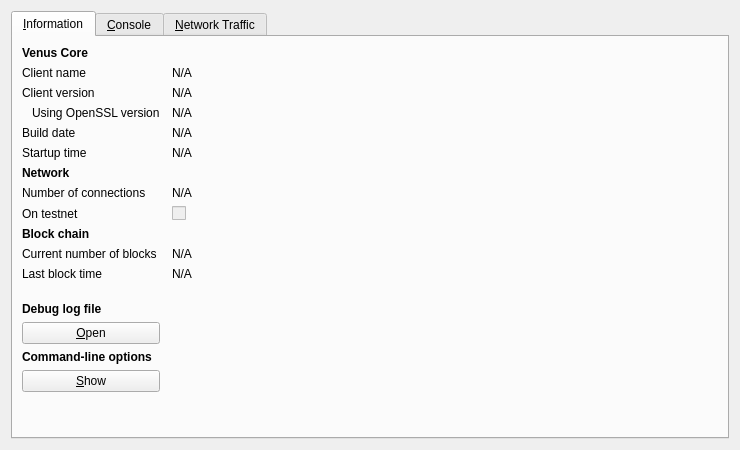
<?xml version="1.0" encoding="UTF-8"?>
<ui version="4.0">
 <class>RPCConsole</class>
 <widget class="QDialog" name="RPCConsole">
  <property name="geometry">
   <rect>
    <x>0</x>
    <y>0</y>
    <width>740</width>
    <height>450</height>
   </rect>
  </property>
  <property name="windowTitle">
   <string>Venus - Debug window</string>
  </property>
  <layout class="QVBoxLayout" name="verticalLayout_2">
   <item>
    <widget class="QTabWidget" name="tabWidget">
     <property name="currentIndex">
      <number>0</number>
     </property>
     <widget class="QWidget" name="tab_info">
      <attribute name="title">
       <string>&amp;Information</string>
      </attribute>
      <layout class="QGridLayout" name="gridLayout" columnstretch="0,1">
       <property name="horizontalSpacing">
        <number>12</number>
       </property>
       <item row="0" column="0">
        <widget class="QLabel" name="label_9">
         <property name="font">
          <font>
           <weight>75</weight>
           <bold>true</bold>
          </font>
         </property>
         <property name="text">
          <string>Venus Core</string>
         </property>
        </widget>
       </item>
       <item row="1" column="0">
        <widget class="QLabel" name="label_5">
         <property name="text">
          <string>Client name</string>
         </property>
        </widget>
       </item>
       <item row="1" column="1">
        <widget class="QLabel" name="clientName">
         <property name="cursor">
          <cursorShape>IBeamCursor</cursorShape>
         </property>
         <property name="text">
          <string>N/A</string>
         </property>
         <property name="textFormat">
          <enum>Qt::PlainText</enum>
         </property>
         <property name="textInteractionFlags">
          <set>Qt::LinksAccessibleByMouse|Qt::TextSelectableByKeyboard|Qt::TextSelectableByMouse</set>
         </property>
        </widget>
       </item>
       <item row="2" column="0">
        <widget class="QLabel" name="label_6">
         <property name="text">
          <string>Client version</string>
         </property>
        </widget>
       </item>
       <item row="2" column="1">
        <widget class="QLabel" name="clientVersion">
         <property name="cursor">
          <cursorShape>IBeamCursor</cursorShape>
         </property>
         <property name="text">
          <string>N/A</string>
         </property>
         <property name="textFormat">
          <enum>Qt::PlainText</enum>
         </property>
         <property name="textInteractionFlags">
          <set>Qt::LinksAccessibleByMouse|Qt::TextSelectableByKeyboard|Qt::TextSelectableByMouse</set>
         </property>
        </widget>
       </item>
       <item row="3" column="0">
        <widget class="QLabel" name="label_14">
         <property name="text">
          <string>Using OpenSSL version</string>
         </property>
         <property name="indent">
          <number>10</number>
         </property>
        </widget>
       </item>
       <item row="3" column="1">
        <widget class="QLabel" name="openSSLVersion">
         <property name="cursor">
          <cursorShape>IBeamCursor</cursorShape>
         </property>
         <property name="text">
          <string>N/A</string>
         </property>
         <property name="textFormat">
          <enum>Qt::PlainText</enum>
         </property>
         <property name="textInteractionFlags">
          <set>Qt::LinksAccessibleByMouse|Qt::TextSelectableByKeyboard|Qt::TextSelectableByMouse</set>
         </property>
        </widget>
       </item>
       <item row="4" column="0">
        <widget class="QLabel" name="label_12">
         <property name="text">
          <string>Build date</string>
         </property>
        </widget>
       </item>
       <item row="4" column="1">
        <widget class="QLabel" name="buildDate">
         <property name="cursor">
          <cursorShape>IBeamCursor</cursorShape>
         </property>
         <property name="text">
          <string>N/A</string>
         </property>
         <property name="textFormat">
          <enum>Qt::PlainText</enum>
         </property>
         <property name="textInteractionFlags">
          <set>Qt::LinksAccessibleByMouse|Qt::TextSelectableByKeyboard|Qt::TextSelectableByMouse</set>
         </property>
        </widget>
       </item>
       <item row="5" column="0">
        <widget class="QLabel" name="label_13">
         <property name="text">
          <string>Startup time</string>
         </property>
        </widget>
       </item>
       <item row="5" column="1">
        <widget class="QLabel" name="startupTime">
         <property name="cursor">
          <cursorShape>IBeamCursor</cursorShape>
         </property>
         <property name="text">
          <string>N/A</string>
         </property>
         <property name="textFormat">
          <enum>Qt::PlainText</enum>
         </property>
         <property name="textInteractionFlags">
          <set>Qt::LinksAccessibleByMouse|Qt::TextSelectableByKeyboard|Qt::TextSelectableByMouse</set>
         </property>
        </widget>
       </item>
       <item row="6" column="0">
        <widget class="QLabel" name="label_11">
         <property name="font">
          <font>
           <weight>75</weight>
           <bold>true</bold>
          </font>
         </property>
         <property name="text">
          <string>Network</string>
         </property>
        </widget>
       </item>
       <item row="7" column="0">
        <widget class="QLabel" name="label_7">
         <property name="text">
          <string>Number of connections</string>
         </property>
        </widget>
       </item>
       <item row="7" column="1">
        <widget class="QLabel" name="numberOfConnections">
         <property name="cursor">
          <cursorShape>IBeamCursor</cursorShape>
         </property>
         <property name="text">
          <string>N/A</string>
         </property>
         <property name="textFormat">
          <enum>Qt::PlainText</enum>
         </property>
         <property name="textInteractionFlags">
          <set>Qt::LinksAccessibleByMouse|Qt::TextSelectableByKeyboard|Qt::TextSelectableByMouse</set>
         </property>
        </widget>
       </item>
       <item row="8" column="0">
        <widget class="QLabel" name="label_8">
         <property name="text">
          <string>On testnet</string>
         </property>
        </widget>
       </item>
       <item row="8" column="1">
        <widget class="QCheckBox" name="isTestNet">
         <property name="enabled">
          <bool>false</bool>
         </property>
         <property name="text">
          <string/>
         </property>
        </widget>
       </item>
       <item row="9" column="0">
        <widget class="QLabel" name="label_10">
         <property name="font">
          <font>
           <weight>75</weight>
           <bold>true</bold>
          </font>
         </property>
         <property name="text">
          <string>Block chain</string>
         </property>
        </widget>
       </item>
       <item row="10" column="0">
        <widget class="QLabel" name="label_3">
         <property name="text">
          <string>Current number of blocks</string>
         </property>
        </widget>
       </item>
       <item row="10" column="1">
        <widget class="QLabel" name="numberOfBlocks">
         <property name="cursor">
          <cursorShape>IBeamCursor</cursorShape>
         </property>
         <property name="text">
          <string>N/A</string>
         </property>
         <property name="textFormat">
          <enum>Qt::PlainText</enum>
         </property>
         <property name="textInteractionFlags">
          <set>Qt::LinksAccessibleByMouse|Qt::TextSelectableByKeyboard|Qt::TextSelectableByMouse</set>
         </property>
        </widget>
       </item>
       <item row="11" column="0">
        <widget class="QLabel" name="label_2">
         <property name="text">
          <string>Last block time</string>
         </property>
        </widget>
       </item>
       <item row="11" column="1">
        <widget class="QLabel" name="lastBlockTime">
         <property name="cursor">
          <cursorShape>IBeamCursor</cursorShape>
         </property>
         <property name="text">
          <string>N/A</string>
         </property>
         <property name="textFormat">
          <enum>Qt::PlainText</enum>
         </property>
         <property name="textInteractionFlags">
          <set>Qt::LinksAccessibleByMouse|Qt::TextSelectableByKeyboard|Qt::TextSelectableByMouse</set>
         </property>
        </widget>
       </item>
       <item row="12" column="0">
        <spacer name="verticalSpacer_2">
         <property name="orientation">
          <enum>Qt::Vertical</enum>
         </property>
         <property name="sizeHint" stdset="0">
          <size>
           <width>20</width>
           <height>20</height>
          </size>
         </property>
        </spacer>
       </item>
       <item row="13" column="0">
        <widget class="QLabel" name="labelDebugLogfile">
         <property name="font">
          <font>
           <weight>75</weight>
           <bold>true</bold>
          </font>
         </property>
         <property name="text">
          <string>Debug log file</string>
         </property>
        </widget>
       </item>
       <item row="14" column="0">
        <widget class="QPushButton" name="openDebugLogfileButton">
         <property name="toolTip">
          <string>Open the Venus debug log file from the current data directory. This can take a few seconds for large log files.</string>
         </property>
         <property name="text">
          <string>&amp;Open</string>
         </property>
         <property name="autoDefault">
          <bool>false</bool>
         </property>
        </widget>
       </item>
       <item row="15" column="0">
        <widget class="QLabel" name="labelCLOptions">
         <property name="font">
          <font>
           <weight>75</weight>
           <bold>true</bold>
          </font>
         </property>
         <property name="text">
          <string>Command-line options</string>
         </property>
        </widget>
       </item>
       <item row="16" column="0">
        <widget class="QPushButton" name="showCLOptionsButton">
         <property name="toolTip">
          <string>Show the Venus-Qt help message to get a list with possible Venus command-line options.</string>
         </property>
         <property name="text">
          <string>&amp;Show</string>
         </property>
         <property name="autoDefault">
          <bool>false</bool>
         </property>
        </widget>
       </item>
       <item row="17" column="0">
        <spacer name="verticalSpacer">
         <property name="orientation">
          <enum>Qt::Vertical</enum>
         </property>
         <property name="sizeHint" stdset="0">
          <size>
           <width>20</width>
           <height>40</height>
          </size>
         </property>
        </spacer>
       </item>
      </layout>
     </widget>
     <widget class="QWidget" name="tab_console">
      <attribute name="title">
       <string>&amp;Console</string>
      </attribute>
      <layout class="QVBoxLayout" name="verticalLayout_3">
       <property name="spacing">
        <number>3</number>
       </property>
       <item>
        <widget class="QTextEdit" name="messagesWidget">
         <property name="minimumSize">
          <size>
           <width>0</width>
           <height>100</height>
          </size>
         </property>
         <property name="readOnly">
          <bool>true</bool>
         </property>
         <property name="tabKeyNavigation" stdset="0">
          <bool>false</bool>
         </property>
         <property name="columnCount" stdset="0">
          <number>2</number>
         </property>
        </widget>
       </item>
       <item>
        <layout class="QHBoxLayout" name="horizontalLayout">
         <property name="spacing">
          <number>3</number>
         </property>
         <item>
          <widget class="QLabel" name="label">
           <property name="text">
            <string notr="true">&gt;</string>
           </property>
          </widget>
         </item>
         <item>
          <widget class="QLineEdit" name="lineEdit"/>
         </item>
         <item>
          <widget class="QPushButton" name="clearButton">
           <property name="maximumSize">
            <size>
             <width>24</width>
             <height>24</height>
            </size>
           </property>
           <property name="toolTip">
            <string>Clear console</string>
           </property>
           <property name="text">
            <string/>
           </property>
           <property name="icon">
            <iconset resource="../bitcoin.qrc">
             <normaloff>:/icons/remove</normaloff>:/icons/remove</iconset>
           </property>
           <property name="shortcut">
            <string notr="true">Ctrl+L</string>
           </property>
           <property name="autoDefault">
            <bool>false</bool>
           </property>
          </widget>
         </item>
        </layout>
       </item>
      </layout>
     </widget>
     <widget class="QWidget" name="tab">
      <attribute name="title">
       <string>&amp;Network Traffic</string>
      </attribute>
      <layout class="QHBoxLayout" name="horizontalLayout_3">
       <item>
        <layout class="QVBoxLayout" name="verticalLayout_4">
         <item>
          <widget class="TrafficGraphWidget" name="trafficGraph" native="true">
           <property name="sizePolicy">
            <sizepolicy hsizetype="Expanding" vsizetype="Expanding">
             <horstretch>0</horstretch>
             <verstretch>0</verstretch>
            </sizepolicy>
           </property>
          </widget>
         </item>
         <item>
          <layout class="QHBoxLayout" name="horizontalLayout_2">
           <item>
            <widget class="QSlider" name="sldGraphRange">
             <property name="minimum">
              <number>1</number>
             </property>
             <property name="maximum">
              <number>288</number>
             </property>
             <property name="pageStep">
              <number>12</number>
             </property>
             <property name="value">
              <number>6</number>
             </property>
             <property name="orientation">
              <enum>Qt::Horizontal</enum>
             </property>
            </widget>
           </item>
           <item>
            <widget class="QLabel" name="lblGraphRange">
             <property name="minimumSize">
              <size>
               <width>100</width>
               <height>0</height>
              </size>
             </property>
             <property name="alignment">
              <set>Qt::AlignCenter</set>
             </property>
            </widget>
           </item>
           <item>
            <widget class="QPushButton" name="btnClearTrafficGraph">
             <property name="text">
              <string>&amp;Clear</string>
             </property>
            </widget>
           </item>
          </layout>
         </item>
        </layout>
       </item>
       <item>
        <layout class="QVBoxLayout" name="verticalLayout">
         <item>
          <widget class="QGroupBox" name="groupBox">
           <property name="title">
            <string>Totals</string>
           </property>
           <layout class="QVBoxLayout" name="verticalLayout_5">
            <item>
             <layout class="QHBoxLayout" name="horizontalLayout_4">
              <item>
               <widget class="Line" name="line">
                <property name="sizePolicy">
                 <sizepolicy hsizetype="Fixed" vsizetype="Fixed">
                  <horstretch>0</horstretch>
                  <verstretch>0</verstretch>
                 </sizepolicy>
                </property>
                <property name="minimumSize">
                 <size>
                  <width>10</width>
                  <height>0</height>
                 </size>
                </property>
                <property name="palette">
                 <palette>
                  <active>
                   <colorrole role="Light">
                    <brush brushstyle="SolidPattern">
                     <color alpha="255">
                      <red>0</red>
                      <green>255</green>
                      <blue>0</blue>
                     </color>
                    </brush>
                   </colorrole>
                  </active>
                  <inactive>
                   <colorrole role="Light">
                    <brush brushstyle="SolidPattern">
                     <color alpha="255">
                      <red>0</red>
                      <green>255</green>
                      <blue>0</blue>
                     </color>
                    </brush>
                   </colorrole>
                  </inactive>
                  <disabled>
                   <colorrole role="Light">
                    <brush brushstyle="SolidPattern">
                     <color alpha="255">
                      <red>0</red>
                      <green>255</green>
                      <blue>0</blue>
                     </color>
                    </brush>
                   </colorrole>
                  </disabled>
                 </palette>
                </property>
                <property name="orientation">
                 <enum>Qt::Horizontal</enum>
                </property>
               </widget>
              </item>
              <item>
               <widget class="QLabel" name="label_16">
                <property name="text">
                 <string>In:</string>
                </property>
               </widget>
              </item>
              <item>
               <widget class="QLabel" name="lblBytesIn">
                <property name="minimumSize">
                 <size>
                  <width>50</width>
                  <height>0</height>
                 </size>
                </property>
                <property name="alignment">
                 <set>Qt::AlignRight|Qt::AlignTrailing|Qt::AlignVCenter</set>
                </property>
               </widget>
              </item>
             </layout>
            </item>
            <item>
             <layout class="QHBoxLayout" name="horizontalLayout_5">
              <item>
               <widget class="Line" name="line_2">
                <property name="sizePolicy">
                 <sizepolicy hsizetype="Fixed" vsizetype="Fixed">
                  <horstretch>0</horstretch>
                  <verstretch>0</verstretch>
                 </sizepolicy>
                </property>
                <property name="minimumSize">
                 <size>
                  <width>10</width>
                  <height>0</height>
                 </size>
                </property>
                <property name="palette">
                 <palette>
                  <active>
                   <colorrole role="Light">
                    <brush brushstyle="SolidPattern">
                     <color alpha="255">
                      <red>255</red>
                      <green>0</green>
                      <blue>0</blue>
                     </color>
                    </brush>
                   </colorrole>
                  </active>
                  <inactive>
                   <colorrole role="Light">
                    <brush brushstyle="SolidPattern">
                     <color alpha="255">
                      <red>255</red>
                      <green>0</green>
                      <blue>0</blue>
                     </color>
                    </brush>
                   </colorrole>
                  </inactive>
                  <disabled>
                   <colorrole role="Light">
                    <brush brushstyle="SolidPattern">
                     <color alpha="255">
                      <red>255</red>
                      <green>0</green>
                      <blue>0</blue>
                     </color>
                    </brush>
                   </colorrole>
                  </disabled>
                 </palette>
                </property>
                <property name="orientation">
                 <enum>Qt::Horizontal</enum>
                </property>
               </widget>
              </item>
              <item>
               <widget class="QLabel" name="label_17">
                <property name="text">
                 <string>Out:</string>
                </property>
               </widget>
              </item>
              <item>
               <widget class="QLabel" name="lblBytesOut">
                <property name="minimumSize">
                 <size>
                  <width>50</width>
                  <height>0</height>
                 </size>
                </property>
                <property name="alignment">
                 <set>Qt::AlignRight|Qt::AlignTrailing|Qt::AlignVCenter</set>
                </property>
               </widget>
              </item>
             </layout>
            </item>
            <item>
             <spacer name="verticalSpacer_4">
              <property name="orientation">
               <enum>Qt::Vertical</enum>
              </property>
              <property name="sizeHint" stdset="0">
               <size>
                <width>20</width>
                <height>407</height>
               </size>
              </property>
             </spacer>
            </item>
           </layout>
          </widget>
         </item>
        </layout>
       </item>
      </layout>
     </widget>
    </widget>
   </item>
  </layout>
 </widget>
 <customwidgets>
  <customwidget>
   <class>TrafficGraphWidget</class>
   <extends>QWidget</extends>
   <header>trafficgraphwidget.h</header>
   <container>1</container>
   <slots>
    <slot>clear()</slot>
   </slots>
  </customwidget>
 </customwidgets>
 <resources>
  <include location="../bitcoin.qrc"/>
 </resources>
 <connections/>
</ui>
